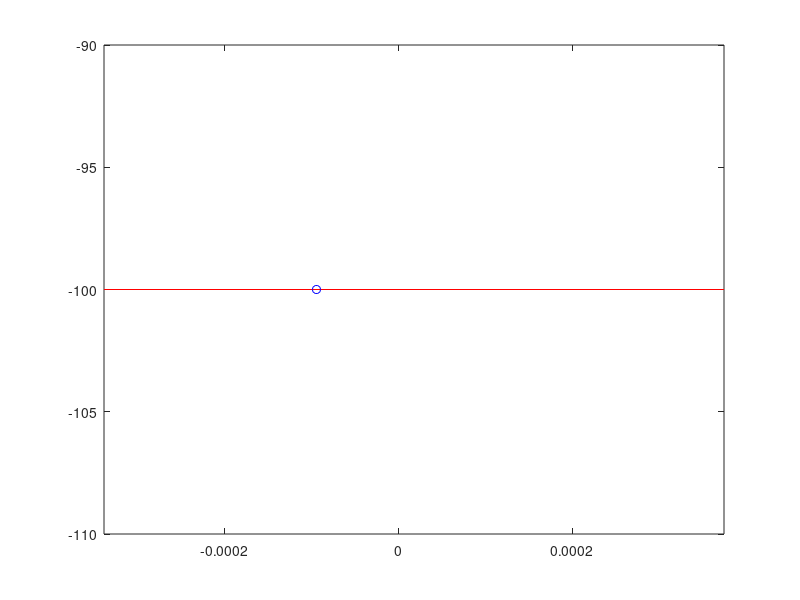

The MATLAB source for this figure:
function HereWeGooo()

%Define variables
cart_mass = 535;                        %kg, mass of cart no people
person_mass = 100;                      %kg, mass of 1 person
rolling_mass = cart_mass + person_mass; %kg, mass of person+cart
m = rolling_mass;                       %ez pz

R = 10;         %m, radius of the roller coaster loop
g = 9.81;       %m/s^2, acceleration due to gravity
mu = 0.0009;    %coefficient of rolling resistance


    function res = S_derivs(~,S)
        s = S(1);   %current s (position)
        sdot = S(2);%current sdot (velocity)

%         sdd = -(g*cos(s))/(cos(s)^2 - sin(s)^2);
%         sdd = (sdot^2*sin(s)-tan(s)*sdot*cos(s)-g)/(cos(s)-tan(s)*sin(s))
%         sdd = ((-2*sdot^2*sin(s)*cos(s) - g*cos(s))/(cos(s)^2 + sin(s)^2));
%         sdd=(sdot^2*sin(s)-tan(s)*sdot^2*cos(s)-g)/(cos(s)+tan(s)*sin(s));
          sdd = -2*sdot^2*sin(s)*cos(s) - g*cos(s);
        res = [sdot; sdd];
    end

%options = odeset('RelTol', 1e-10);
[t,S] = ode45(@S_derivs, [0 20], [3*pi/2,0]);

Ss = S(:,1);

%plot(t,Ss)
rx = 100*cos(Ss);
ry = 100*sin(Ss);

comet(rx,ry)
% sdd = ((((m*(sdd*sin(s) - sdot^2*cos(s)))/(cos(s)*(1-mu)))*sin(s) - ((m*(sdd*sin(s) - sdot^2*cos(s)))/(cos(s)*(1-mu)))*mu*sin(s) - m*g)/m + sdot^2 * sin(s) - sdd)






end

